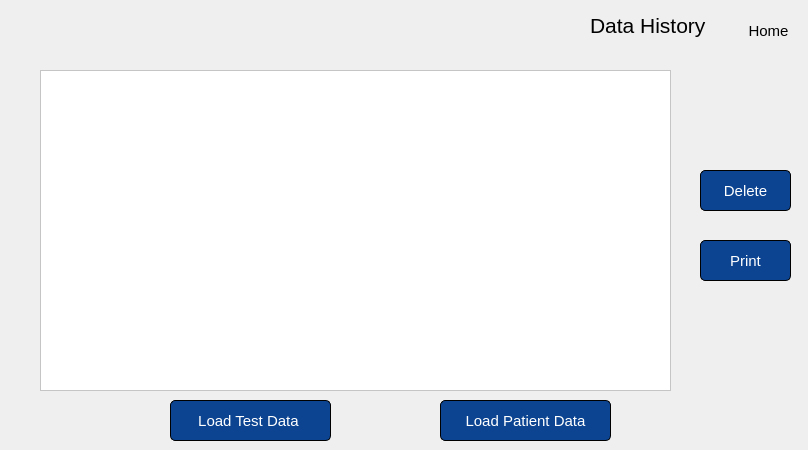
    <widget class="QWidget" name="page_9">
     <widget class="QLabel" name="label_67">
      <property name="geometry">
       <rect>
        <x>590</x>
        <y>10</y>
        <width>151</width>
        <height>30</height>
       </rect>
      </property>
      <property name="font">
       <font>
        <pointsize>16</pointsize>
       </font>
      </property>
      <property name="styleSheet">
       <string notr="true"/>
      </property>
      <property name="text">
       <string>Data History</string>
      </property>
     </widget>
     <widget class="QPushButton" name="pushButton_308">
      <property name="geometry">
       <rect>
        <x>700</x>
        <y>240</y>
        <width>91</width>
        <height>41</height>
       </rect>
      </property>
      <property name="font">
       <font>
        <pointsize>11</pointsize>
       </font>
      </property>
      <property name="styleSheet">
       <string notr="true">QPushButton
{
background-color: rgb(12, 68, 145);
 border: 1px solid black;
     border-radius: 5px;
color: rgb(255, 255, 255);
}</string>
      </property>
      <property name="text">
       <string>Print</string>
      </property>
     </widget>
     <widget class="QToolButton" name="toolButton_13">
      <property name="geometry">
       <rect>
        <x>738</x>
        <y>0</y>
        <width>61</width>
        <height>61</height>
       </rect>
      </property>
      <property name="font">
       <font>
        <pointsize>11</pointsize>
       </font>
      </property>
      <property name="styleSheet">
       <string notr="true">
border:none;
border-radius:30%;</string>
      </property>
      <property name="text">
       <string>Home</string>
      </property>
      <property name="icon">
       <iconset resource="icons.qrc">
        <normaloff>:/img/output-onlinepngtools (3).png</normaloff>:/img/output-onlinepngtools (3).png</iconset>
      </property>
      <property name="iconSize">
       <size>
        <width>50</width>
        <height>50</height>
       </size>
      </property>
     </widget>
     <widget class="QTableView" name="tableView">
      <property name="geometry">
       <rect>
        <x>40</x>
        <y>70</y>
        <width>631</width>
        <height>321</height>
       </rect>
      </property>
      <property name="font">
       <font>
        <pointsize>11</pointsize>
       </font>
      </property>
      <property name="styleSheet">
       <string notr="true">background-color:rgb(255,255,255);</string>
      </property>
     </widget>
     <widget class="QPushButton" name="Load_Btn">
      <property name="geometry">
       <rect>
        <x>170</x>
        <y>400</y>
        <width>161</width>
        <height>41</height>
       </rect>
      </property>
      <property name="font">
       <font>
        <pointsize>11</pointsize>
       </font>
      </property>
      <property name="styleSheet">
       <string notr="true">QPushButton
{
background-color: rgb(12, 68, 145);
 border: 1px solid black;
     border-radius: 5px;
color: rgb(255, 255, 255);
}</string>
      </property>
      <property name="text">
       <string>Load Test Data </string>
      </property>
     </widget>
     <widget class="QPushButton" name="Load_Btn_2">
      <property name="geometry">
       <rect>
        <x>440</x>
        <y>400</y>
        <width>171</width>
        <height>41</height>
       </rect>
      </property>
      <property name="font">
       <font>
        <pointsize>11</pointsize>
       </font>
      </property>
      <property name="styleSheet">
       <string notr="true">QPushButton
{
background-color: rgb(12, 68, 145);
 border: 1px solid black;
     border-radius: 5px;
color: rgb(255, 255, 255);
}</string>
      </property>
      <property name="text">
       <string>Load Patient Data</string>
      </property>
     </widget>
     <widget class="QPushButton" name="pushButton_309">
      <property name="geometry">
       <rect>
        <x>700</x>
        <y>170</y>
        <width>91</width>
        <height>41</height>
       </rect>
      </property>
      <property name="font">
       <font>
        <pointsize>11</pointsize>
       </font>
      </property>
      <property name="styleSheet">
       <string notr="true">QPushButton
{
background-color: rgb(12, 68, 145);
 border: 1px solid black;
     border-radius: 5px;
color: rgb(255, 255, 255);
}</string>
      </property>
      <property name="text">
       <string>Delete</string>
      </property>
     </widget>
    </widget>
